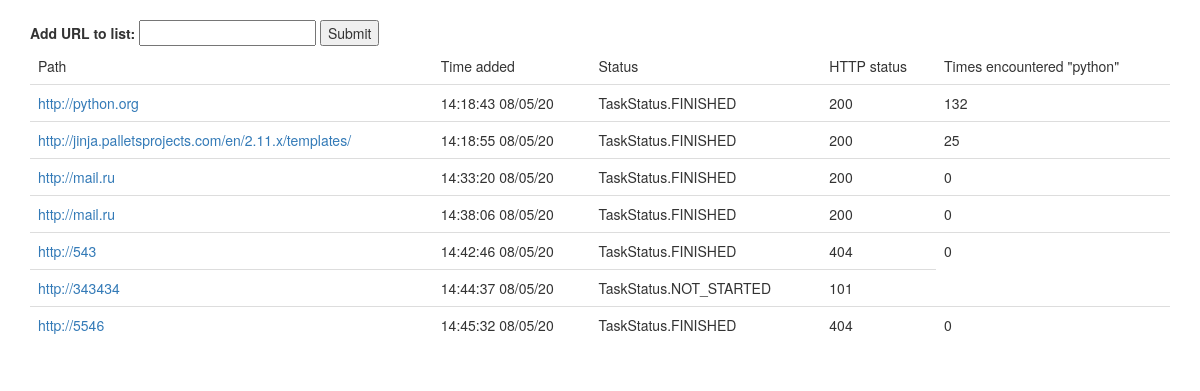
The app's page /, older data.
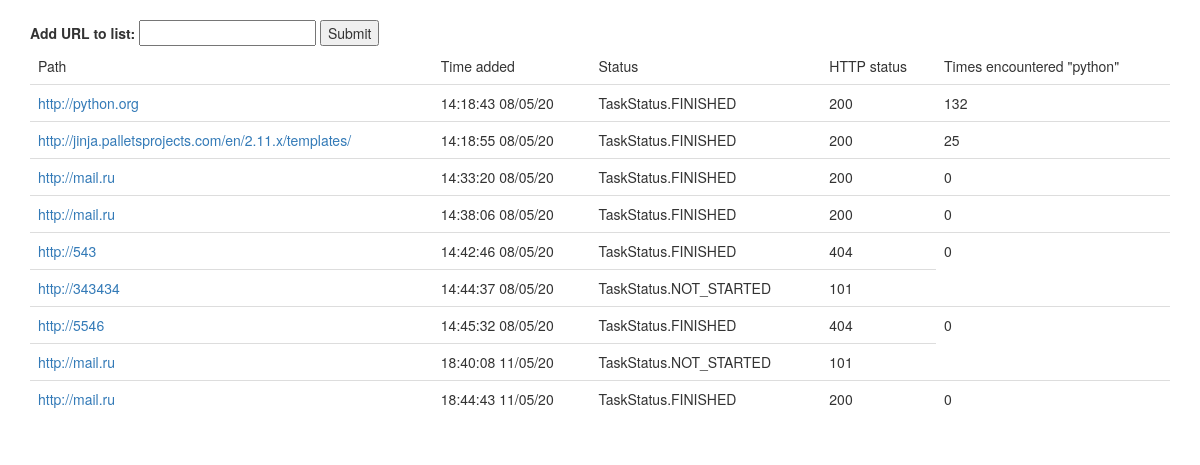
The same page, newer data.
### app.py (models this page shows)
class Tasks(db.Model):
    _id = db.Column(db.Integer, primary_key=True)
    address = db.Column(db.String(300), unique=False, nullable=True)
    timestamp = db.Column(db.DateTime())
    task_status = db.Column(db.Enum(TaskStatus))
    http_status = db.Column(db.Integer)

class Results(db.Model):
    _id = db.Column(db.Integer, primary_key=True)
    taskid = db.Column(db.Integer, unique=False, nullable=True)
    address = db.Column(db.String(300), unique=False, nullable=True)
    words_count = db.Column(db.Integer, unique=False, nullable=True)
    http_status_code = db.Column(db.Integer)

### app.py (the view)
@app.route('/')
def hello_world():
    search_results = Tasks.query.all()
    for task in search_results:
        print(task._id, " ", task.address)
    inspect_results = Results.query.all()
    return render_template('index.html', search_results = search_results, inspect_results = inspect_results)

### templates/index.html (shortened to what this page needs)
<!DOCTYPE html>
<html lang="en">
<head>
  <link rel="stylesheet" href="https://maxcdn.bootstrapcdn.com/bootstrap/3.4.1/css/bootstrap.min.css">
</head>
<body>
<div class="container">
  <br>
  <form method="GET" action="/add-url">
  <label for="url">Add URL to list:</label>
  <input type="text" name="url">
  <input type="submit">
</form>
    {% if search_results %}
      <table class="table">
        <thead>
          <tr>
            <td>Path</td>
            <td>Time added</td>
            <td>Status</td>
            <td>HTTP status</td>
            <td>Times encountered "python"</td>
          </tr>
        </thead>
      {% for result in search_results %}
        <tr>
          <td><a href="{{result.address}}" target="_blank">{{result.address}}</a></td>
          <td>{{result.timestamp.strftime('%H:%M:%S %d/%m/%y')}}</td>
          <td>{{result.task_status}}</td>
          <td>{{result.http_status}}</td>
          {% for iresult in inspect_results %}
            {% if result._id == iresult.taskid %}
            <td>{{iresult.words_count}}</td>
            {% endif %}
          {% endfor %}
        </tr>
      {% endfor %}
    </table>
    {% endif %}
</div>
</body>
</html>

Row changes from the older to the newer data that the page shows:
added Tasks: address "http://mail.ru", timestamp "18:40:08 11/05/20", task_status "TaskStatus.NOT_STARTED", http_status "101"
added Tasks: address "http://mail.ru", timestamp "18:44:43 11/05/20", task_status "TaskStatus.FINISHED", http_status "200"
added Results: words_count "0", shown under "http://mail.ru"
